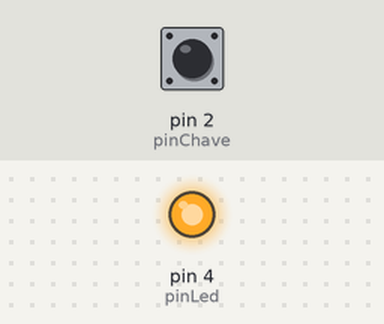
Recording of a sketch running on a simulated Arduino Uno, built with avr-gcc and run on an emulated ATmega328P. Parts: output pins drawn as LEDs (lit = HIGH). Inputs (shaded band) come from the test bench; at power-on: pin 2 (pinChave) HIGH.

Above: at 1.0 s.
At 5.5 s:
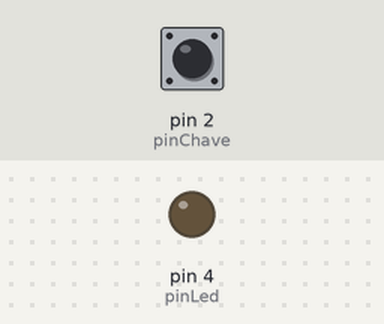
Timing chart, 0 to 6.9 s (numbered marks = the images above):
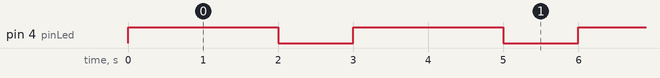

Measured:
- by itself, pin 4 (pinLed): alternates HIGH for 2.0 s and LOW for 1.0 s

The sketch:

Solucao_Atividade_05.ino
```cpp
#include <Arduino.h>

int pinLed = 4;
int pinChave = 2;
int button_state = 0;

int aceso = 2000;
int apagado = 1000;


void interrupcao() {

  button_state = !button_state;

  if (button_state == 1) {
    aceso = 2000;
    apagado = 1000;
  } else {
    aceso = 5000;
    apagado = 25000;
  }
}


void setup() {
  pinMode(pinLed, OUTPUT);
  pinMode(pinChave, INPUT_PULLUP);
  attachInterrupt(digitalPinToInterrupt(pinChave), interrupcao, FALLING);
}

void loop(){
  digitalWrite(pinLed, HIGH);
  delay(aceso);
  digitalWrite(pinLed, LOW);
  delay(apagado);
}
```
